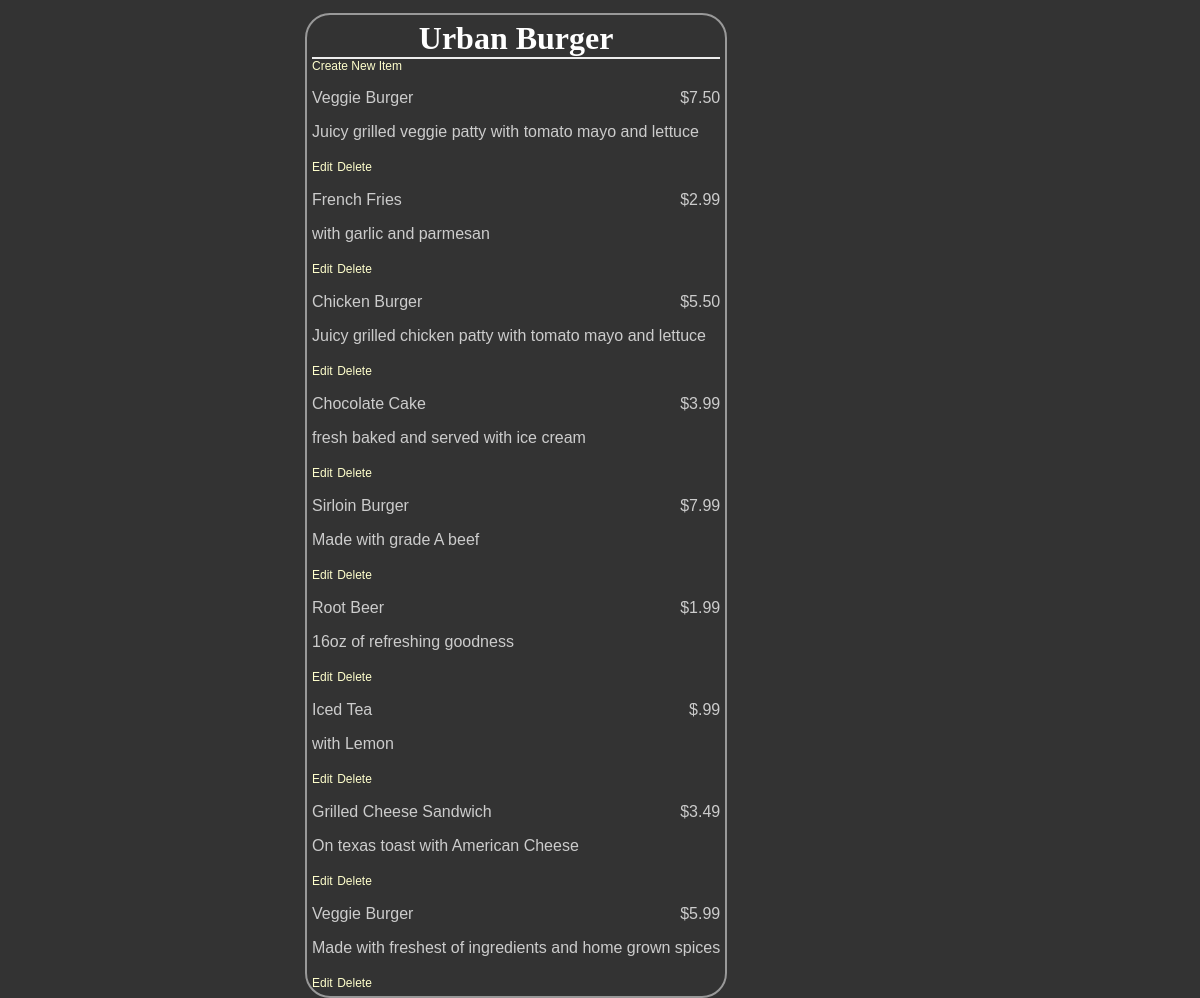
Before: /restaurants/1/menu with the older database file.
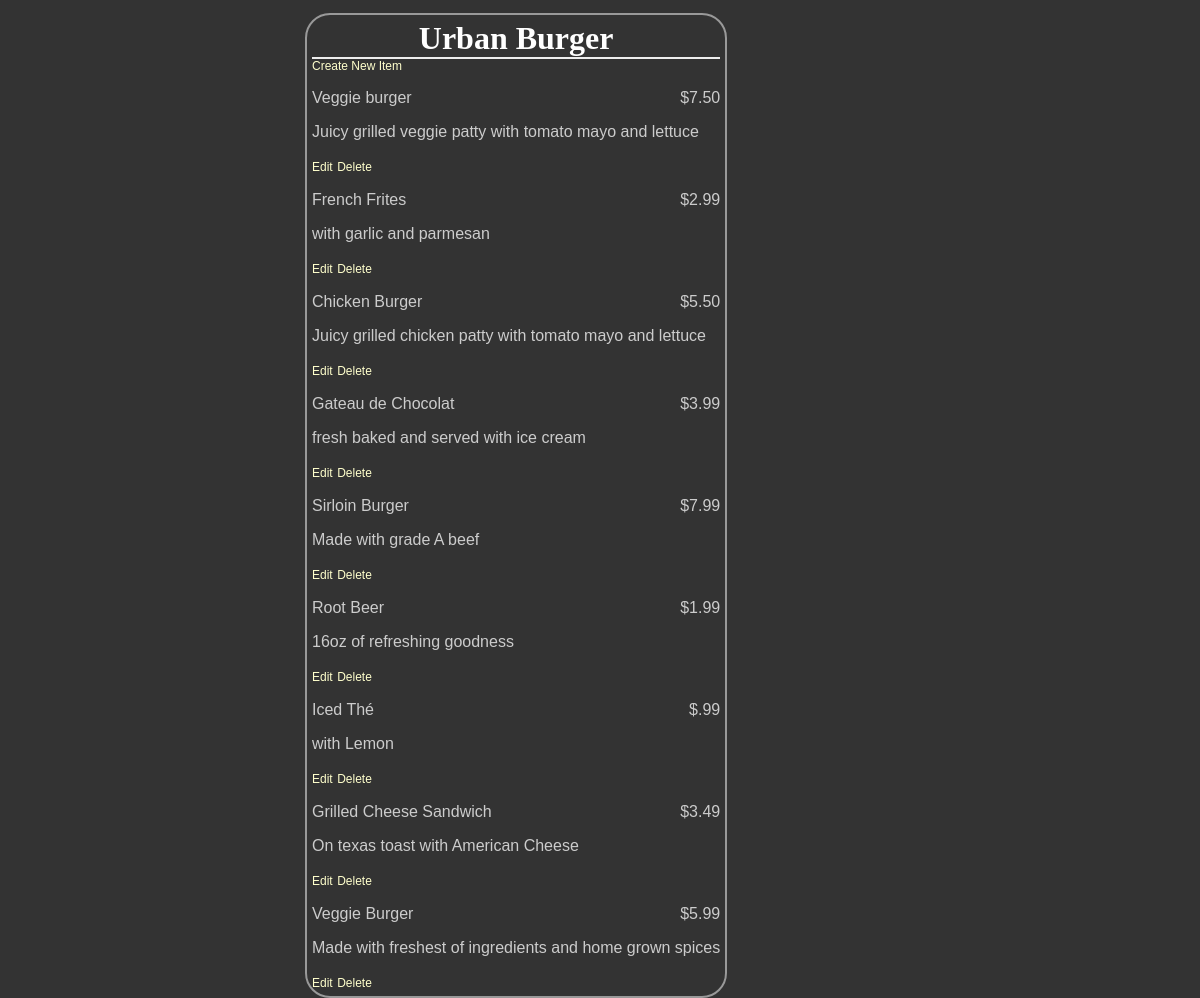
After: the same page with the newer database file.
### database_setup.py (models this page shows)
class MenuItem(Base):
    __tablename__ = 'menu_item'
    id = Column(
        Integer,
        primary_key = True
    )
    name = Column(
        String(80),
        nullable = False
    )
    course = Column(String(250))
    description = Column(String(250))
    price = Column(String(8))
    restaurant_id = Column(
        Integer,
        ForeignKey('restaurant.id')
    )
    restaurant = relationship(Restaurant)

### project.py (the view)
@app.route('/restaurants/<int:restaurant_id>/menu')
def restaurantMenu(restaurant_id):
    restaurant = session.query(Restaurant).filter_by(id=restaurant_id).one()
    items = session.query(MenuItem).filter_by(restaurant_id=restaurant_id)
    return render_template(
        'menu.html', restaurant=restaurant, items=items)

### templates/menu.html (shortened to what this page needs)
<html>
	<head>
		<link rel=stylesheet type=text/css href="{{ url_for('static', filename='styles.css') }}">
	</head>
	<body>
		<div class = 'pane'>
			<div class = 'header'>
				<h1>{{ restaurant.name }}</h1>
			</div>
			<a href = '{{url_for('newMenuItem', restaurant_id = restaurant.id) }}'>Create New Item</a>
		{% for i in items %}
    		<div class = 'nameAndPrice'>
				<span class = 'name'><p>{{i.name}}</p></span>
				<span class = 'price'>
					<p>{{i.price}} </p>
				</span>
			</div>
		<div class = 'description'>
			<p>{{i.description}}</p>
		</div>
	<div class = "editdeletepane">
	<a href='{{url_for('editMenuItem',restaurant_id = restaurant.id, menu_id=i.id)}}' >Edit</a>
	<a href='{{url_for('deleteMenuItem', restaurant_id = restaurant.id, menu_id=i.id)}}' >
	Delete</a>
	</div>
		{% endfor %}
</div>
	</body>
</html>

Changed rows visible on the page:
changed MenuItem "Juicy grilled veggie patty with tomato mayo and lettuce": name "Veggie Burger" → "Veggie burger"
changed MenuItem "with garlic and parmesan": name "French Fries" → "French Frites"
changed MenuItem "fresh baked and served with ice cream": name "Chocolate Cake" → "Gateau de Chocolat"
changed MenuItem "with Lemon": name "Iced Tea" → "Iced Thé"
